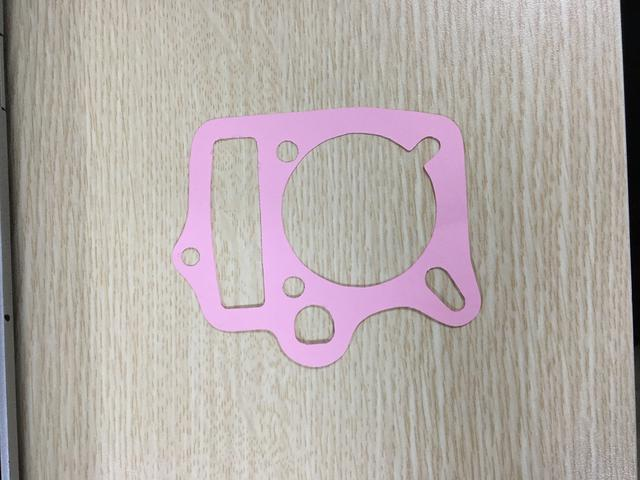
#> input picture opencv/good1.JPG, 640 x 480 px
$ python homography.py
#> lines starting #> are read from the running program, lines starting #| are printed output that depends on the picture
import cv2
import numpy as np

if __name__ == "__main__":
    # read source image
    img_src = cv2.imread("good1.JPG")
#> img_src is the input picture: shape (480, 640, 3); mean B, G, R 167.6, 171.1, 179.4
    # four corners of the book in source image
    pts_src = np.array([[141, 131], [480, 159], [493, 630], [64, 601]])

    # read destination image
    img_dst = cv2.imread("good2.JPG")
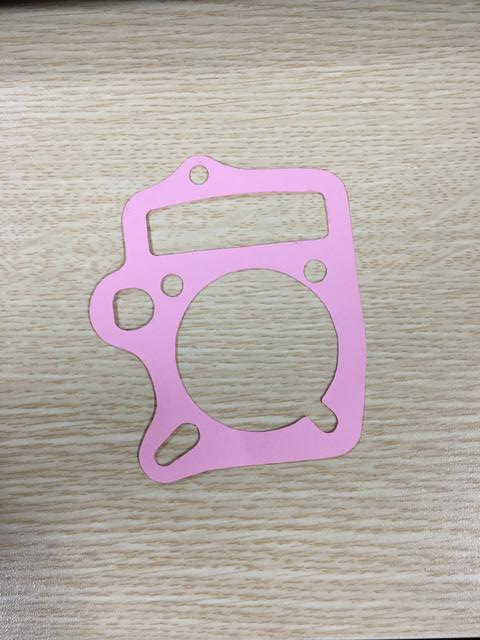
#> input picture opencv/good2.JPG, 480 x 640 px
#> img_dst is the input picture: shape (640, 480, 3); mean B, G, R 168.3, 171.8, 182.3
    # four corners of the book in destination image
    pts_dst = np.array([[318, 256], [534, 372], [316, 670], [73, 473]])

    # calculate homegraphy
    h, status = cv2.findHomography(pts_src, pts_dst)

    # Warp source image to destination based on homography
    im_out = cv2.warpPerspective(
        img_src, h, (img_dst.shape[1], img_dst.shape[0]))
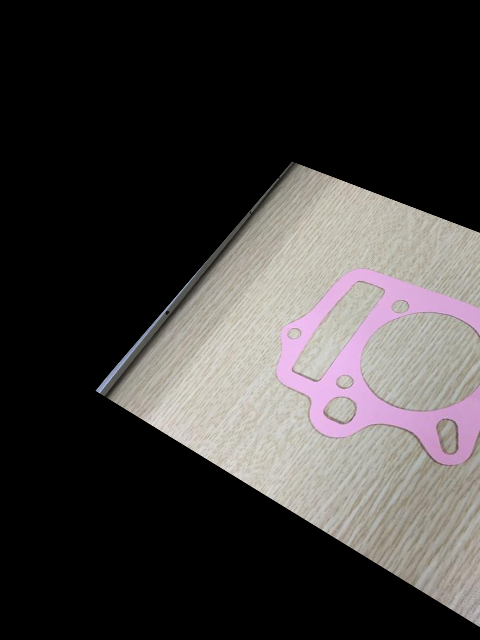
#> im_out: shape (640, 480, 3); mean B, G, R 58.6, 59.5, 62.5
    cv2.imwrite("3.homography.png",  im_out)
